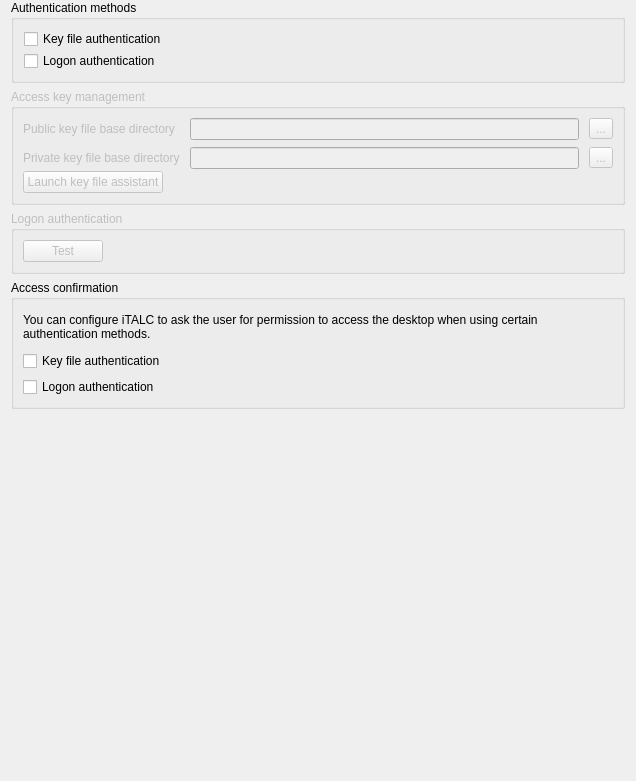
<?xml version="1.0" encoding="UTF-8"?>
<ui version="4.0">
 <class>AuthenticationConfigurationPage</class>
 <widget class="QWidget" name="AuthenticationConfigurationPage">
  <property name="geometry">
   <rect>
    <x>0</x>
    <y>0</y>
    <width>636</width>
    <height>781</height>
   </rect>
  </property>
  <property name="windowTitle">
   <string>Form</string>
  </property>
  <layout class="QVBoxLayout" name="verticalLayout">
   <property name="topMargin">
    <number>0</number>
   </property>
   <property name="bottomMargin">
    <number>0</number>
   </property>
   <item>
    <widget class="QGroupBox" name="groupBox_5">
     <property name="title">
      <string>Authentication methods</string>
     </property>
     <layout class="QGridLayout" name="gridLayout_6">
      <property name="leftMargin">
       <number>10</number>
      </property>
      <property name="horizontalSpacing">
       <number>6</number>
      </property>
      <property name="verticalSpacing">
       <number>2</number>
      </property>
      <item row="2" column="1">
       <spacer name="horizontalSpacer_7">
        <property name="orientation">
         <enum>Qt::Horizontal</enum>
        </property>
        <property name="sizeHint" stdset="0">
         <size>
          <width>0</width>
          <height>0</height>
         </size>
        </property>
       </spacer>
      </item>
      <item row="1" column="0">
       <widget class="QCheckBox" name="isLogonAuthenticationEnabled">
        <property name="text">
         <string>Logon authentication</string>
        </property>
       </widget>
      </item>
      <item row="0" column="0">
       <widget class="QCheckBox" name="isKeyAuthenticationEnabled">
        <property name="text">
         <string>Key file authentication</string>
        </property>
       </widget>
      </item>
     </layout>
    </widget>
   </item>
   <item>
    <widget class="QGroupBox" name="keyManagement">
     <property name="enabled">
      <bool>false</bool>
     </property>
     <property name="title">
      <string>Access key management</string>
     </property>
     <layout class="QGridLayout" name="gridLayout_12">
      <property name="verticalSpacing">
       <number>2</number>
      </property>
      <item row="0" column="0" colspan="2">
       <layout class="QGridLayout" name="gridLayout_8">
        <property name="horizontalSpacing">
         <number>10</number>
        </property>
        <property name="verticalSpacing">
         <number>7</number>
        </property>
        <item row="0" column="0">
         <widget class="QLabel" name="label_7">
          <property name="text">
           <string>Public key file base directory</string>
          </property>
         </widget>
        </item>
        <item row="0" column="1">
         <widget class="QLineEdit" name="publicKeyBaseDir"/>
        </item>
        <item row="1" column="0">
         <widget class="QLabel" name="label_8">
          <property name="text">
           <string>Private key file base directory</string>
          </property>
         </widget>
        </item>
        <item row="1" column="1">
         <widget class="QLineEdit" name="privateKeyBaseDir"/>
        </item>
        <item row="0" column="2">
         <widget class="QToolButton" name="openPublicKeyBaseDir">
          <property name="text">
           <string>...</string>
          </property>
          <property name="icon">
           <iconset resource="../italc-configurator.qrc">
            <normaloff>:/resources/document-open.png</normaloff>:/resources/document-open.png</iconset>
          </property>
         </widget>
        </item>
        <item row="1" column="2">
         <widget class="QToolButton" name="openPrivateKeyBaseDir">
          <property name="text">
           <string>...</string>
          </property>
          <property name="icon">
           <iconset resource="../italc-configurator.qrc">
            <normaloff>:/resources/document-open.png</normaloff>:/resources/document-open.png</iconset>
          </property>
         </widget>
        </item>
       </layout>
      </item>
      <item row="1" column="0">
       <widget class="QPushButton" name="launchKeyFileAssistant">
        <property name="text">
         <string>Launch key file assistant</string>
        </property>
        <property name="icon">
         <iconset resource="../italc-configurator.qrc">
          <normaloff>:/resources/tools-wizard.png</normaloff>:/resources/tools-wizard.png</iconset>
        </property>
       </widget>
      </item>
      <item row="1" column="1">
       <spacer name="horizontalSpacer_2">
        <property name="orientation">
         <enum>Qt::Horizontal</enum>
        </property>
        <property name="sizeHint" stdset="0">
         <size>
          <width>40</width>
          <height>20</height>
         </size>
        </property>
       </spacer>
      </item>
     </layout>
    </widget>
   </item>
   <item>
    <widget class="QGroupBox" name="logonManagement">
     <property name="enabled">
      <bool>false</bool>
     </property>
     <property name="title">
      <string>Logon authentication</string>
     </property>
     <layout class="QGridLayout" name="gridLayout">
      <property name="horizontalSpacing">
       <number>10</number>
      </property>
      <item row="0" column="1">
       <spacer name="horizontalSpacer_9">
        <property name="orientation">
         <enum>Qt::Horizontal</enum>
        </property>
        <property name="sizeHint" stdset="0">
         <size>
          <width>209</width>
          <height>20</height>
         </size>
        </property>
       </spacer>
      </item>
      <item row="0" column="0">
       <widget class="QPushButton" name="testLogonAuthentication">
        <property name="text">
         <string>Test</string>
        </property>
        <property name="icon">
         <iconset resource="../italc-configurator.qrc">
          <normaloff>:/resources/dialog-ok-apply.png</normaloff>:/resources/dialog-ok-apply.png</iconset>
        </property>
       </widget>
      </item>
     </layout>
    </widget>
   </item>
   <item>
    <widget class="QGroupBox" name="groupBox_4">
     <property name="title">
      <string>Access confirmation</string>
     </property>
     <layout class="QVBoxLayout" name="verticalLayout_4">
      <item>
       <widget class="QLabel" name="label_3">
        <property name="minimumSize">
         <size>
          <width>0</width>
          <height>36</height>
         </size>
        </property>
        <property name="text">
         <string>You can configure iTALC to ask the user for permission to access the desktop when using certain authentication methods.</string>
        </property>
        <property name="wordWrap">
         <bool>true</bool>
        </property>
       </widget>
      </item>
      <item>
       <widget class="QCheckBox" name="isPermissionRequiredWithKeyAuthentication">
        <property name="text">
         <string>Key file authentication</string>
        </property>
       </widget>
      </item>
      <item>
       <widget class="QCheckBox" name="isPermissionRequiredWithLogonAuthentication">
        <property name="text">
         <string>Logon authentication</string>
        </property>
       </widget>
      </item>
     </layout>
    </widget>
   </item>
   <item>
    <spacer name="verticalSpacer">
     <property name="orientation">
      <enum>Qt::Vertical</enum>
     </property>
     <property name="sizeHint" stdset="0">
      <size>
       <width>20</width>
       <height>40</height>
      </size>
     </property>
    </spacer>
   </item>
  </layout>
 </widget>
 <resources>
  <include location="../italc-configurator.qrc"/>
 </resources>
 <connections>
  <connection>
   <sender>isKeyAuthenticationEnabled</sender>
   <signal>toggled(bool)</signal>
   <receiver>keyManagement</receiver>
   <slot>setEnabled(bool)</slot>
   <hints>
    <hint type="sourcelabel">
     <x>168</x>
     <y>91</y>
    </hint>
    <hint type="destinationlabel">
     <x>228</x>
     <y>188</y>
    </hint>
   </hints>
  </connection>
  <connection>
   <sender>isLogonAuthenticationEnabled</sender>
   <signal>toggled(bool)</signal>
   <receiver>logonManagement</receiver>
   <slot>setEnabled(bool)</slot>
   <hints>
    <hint type="sourcelabel">
     <x>201</x>
     <y>130</y>
    </hint>
    <hint type="destinationlabel">
     <x>244</x>
     <y>437</y>
    </hint>
   </hints>
  </connection>
 </connections>
</ui>
